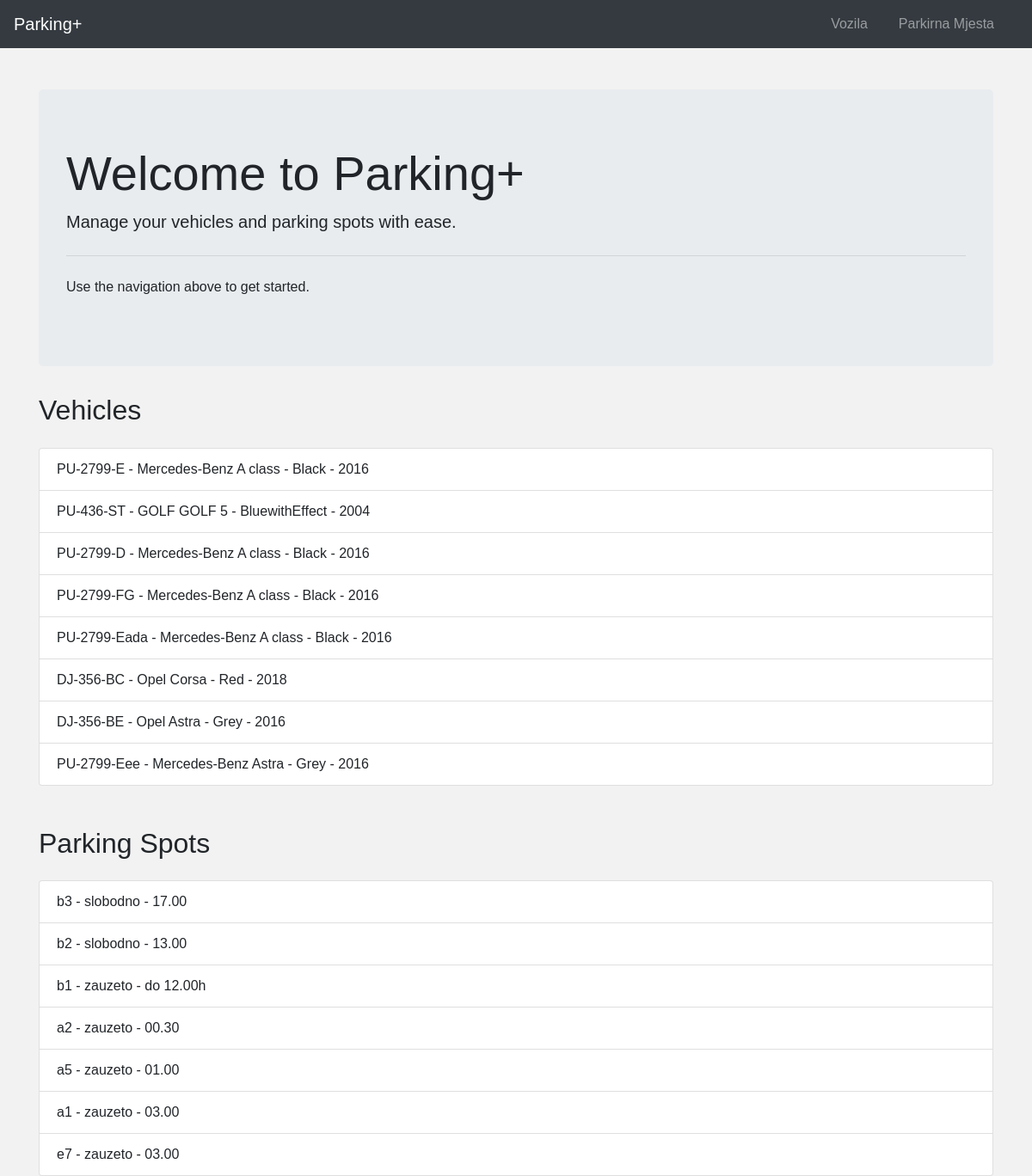
Before: / with the older database file.
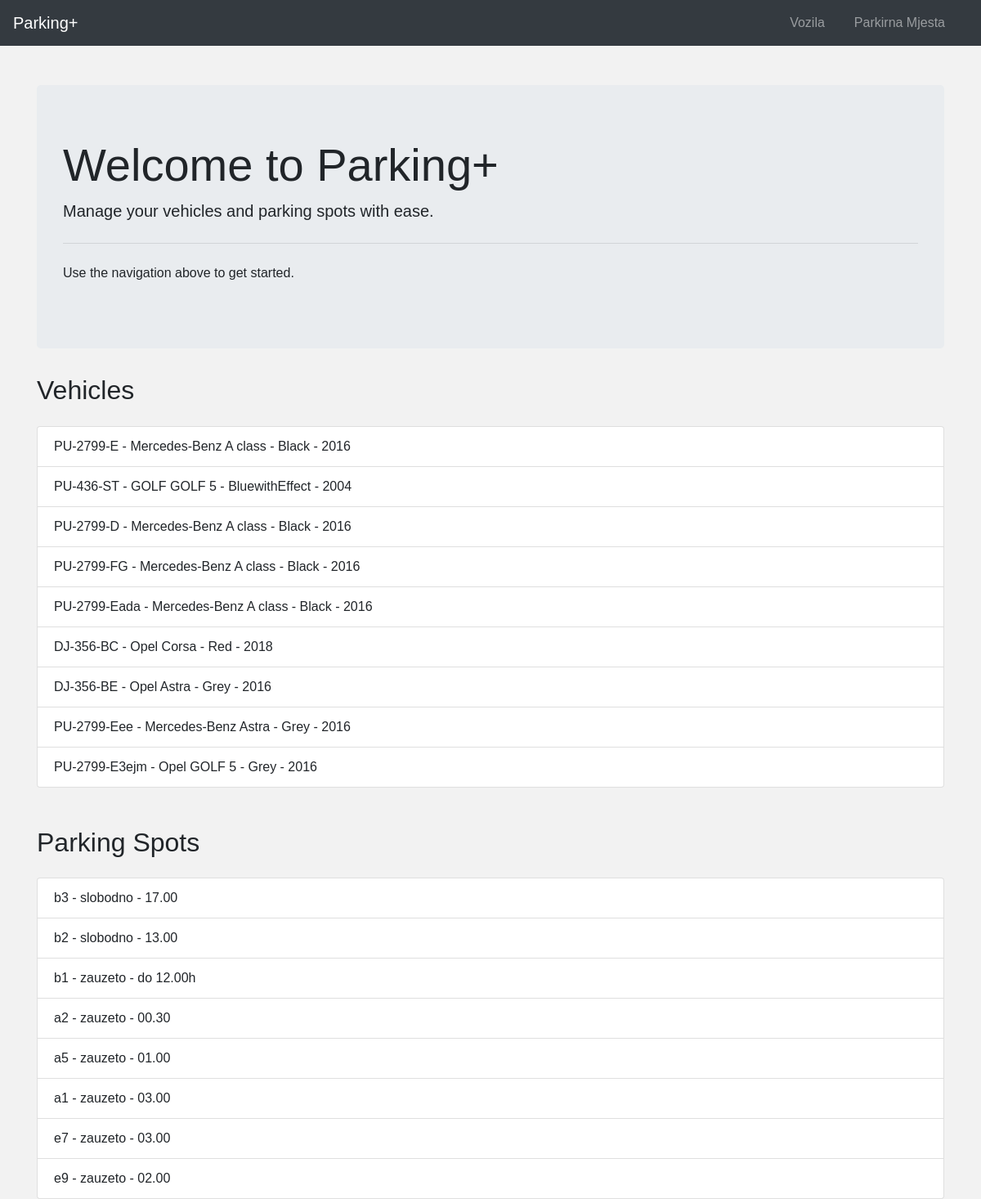
After: the same page with the newer database file.
### tables this page shows
CREATE TABLE Vozilo (
    RegistarskaOznaka TEXT PRIMARY KEY,
    Marka TEXT NOT NULL,
    Model TEXT NOT NULL,
    Boja TEXT,
    GodinaProizvodnje INTEGER
);

CREATE TABLE ParkirnoMjesto (
    IdentifikatorMjesta TEXT PRIMARY KEY,
    Status TEXT NOT NULL,
    VrijemeParkiranja TEXT
);

### app.py (the view)
@app.route('/')
def index():
    conn = get_db_connection()
    vozila = conn.execute('SELECT * FROM Vozilo').fetchall()
    parkirna_mjesta = conn.execute('SELECT * FROM ParkirnoMjesto').fetchall()
    conn.close()
    return render_template('index.html', vozila=vozila, parkirna_mjesta=parkirna_mjesta)

### app.py (called while the page is built)
def get_db_connection():
    conn = sqlite3.connect(DATABASE)
    conn.row_factory = sqlite3.Row
    return conn

### templates/index.html (shortened to what this page needs)
{% extends "base.html" %}
{% block content %}
<div class="jumbotron">
    <h1 class="display-4">Welcome to Parking+</h1>
    <p class="lead">Manage your vehicles and parking spots with ease.</p>
    <hr class="my-4">
    <p>Use the navigation above to get started.</p>
</div>
<h2 class="mb-4">Vehicles</h2>
<ul class="list-group mb-5">
    {% for vozilo in vozila %}
        <li class="list-group-item">{{ vozilo.RegistarskaOznaka }} - {{ vozilo.Marka }} {{ vozilo.Model }} - {{ vozilo.Boja }} - {{ vozilo.GodinaProizvodnje }}</li>
    {% endfor %}
</ul>
<h2 class="mb-4">Parking Spots</h2>
<ul class="list-group" id="parking-spots">
    {% for mjesto in parkirna_mjesta %}
        <li class="list-group-item" id="spot-{{ mjesto.IdentifikatorMjesta }}">{{ mjesto.IdentifikatorMjesta }} - {{ mjesto.Status }} - {{ mjesto.VrijemeParkiranja }}</li>
    {% endfor %}
</ul>
{% endblock %}

### templates/base.html (shortened to what this page needs)
<!DOCTYPE html>
<html lang="en">
<head>
    <link rel="stylesheet" href="https://maxcdn.bootstrapcdn.com/bootstrap/4.0.0/css/bootstrap.min.css">
    <link rel="stylesheet" href="{{ url_for('static', filename='style.css') }}">
</head>
<body>
    <nav class="navbar navbar-expand-lg navbar-dark bg-dark">
        <a class="navbar-brand" href="{{ url_for('index') }}">Parking+</a>
        <div class="collapse navbar-collapse" id="navbarNav">
            <ul class="navbar-nav ml-auto">
                <li class="nav-item">
                    <a class="nav-link" href="{{ url_for('vozila') }}">Vozila</a>
                </li>
                <li class="nav-item">
                    <a class="nav-link" href="{{ url_for('parkirna_mjesta') }}">Parkirna Mjesta</a>
                </li>
            </ul>
        </div>
    </nav>
    <div class="container mt-5">
        {% block content %}{% endblock %}
    </div>
</body>
</html>

### static/style.css (style rules this page uses)
body { font-family: Arial, sans-serif; margin: 0; padding: 0; background-color: #f2f2f2; }
nav ul { list-style-type: none; padding: 0; margin: 0; }
nav ul li { display: inline; margin-right: 20px; }
nav ul li a { color: #fff; text-decoration: none; }

Changed rows visible on the page:
added Vozilo: RegistarskaOznaka "PU-2799-E3ejm", Marka "Opel", Model "GOLF 5", Boja "Grey", GodinaProizvodnje "2016"
added ParkirnoMjesto: IdentifikatorMjesta "e9", Status "zauzeto", VrijemeParkiranja "02.00"
